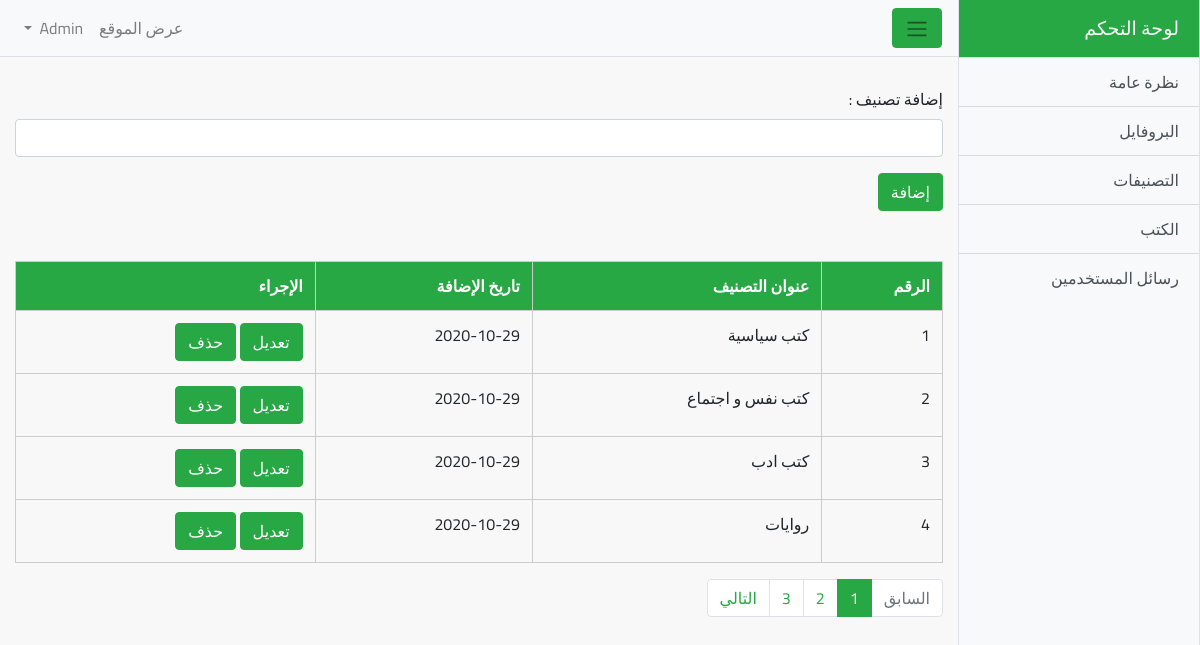
The page /dashboard/categories.php (signed in) on the database its author committed.
### tables this page shows
CREATE TABLE `categories` (
  `id` int(11) NOT NULL,
  `categoryName` varchar(255) NOT NULL,
  `categoryDate` date NOT NULL DEFAULT current_timestamp()
);

### dashboard/categories.php (the view, shortened to what this page needs)
<?php
  include 'include/header.php';
  if(!isset($_SESSION['adminInfo'])) {
    header('Location:index.php');
    exit();
  } else {
    ?>
    <div class="container-fluid">
      <div class="categories">
        <div class="add-cat">
          <form action="<?php echo $_SERVER['PHP_SELF']; ?>" method="POST">
            <div class="form-group">
              <label for="cat">إضافة تصنيف :</label>
              <input type="text" id="cat" class="form-control" name="category">
            </div>
            <button class="btn btn-success">إضافة</button>
          </form>
        </div>
        <div class="show-cat">
          <table class="table">
            <thead class="thead-dark">
              <tr>
                <th scope="col">الرقم</th>
                <th scope="col">عنوان التصنيف</th>
                <th scope="col">تاريخ الإضافة</th>
                <th scope="col">الإجراء</th>
              </tr>
            </thead>
            <tbody>
              <?php
                if(isset($_GET['page'])) {
                  $page = $_GET['page'];
                } else {
                  $page = 1;
                }
                $limit = 4;
                $start = ($page - 1) * $limit;
                $query = "SELECT * FROM categories ORDER BY id DESC LIMIT $start, $limit";
                $res = mysqli_query($con, $query);
                $virtualID = ($page - 1) * $limit;
                while($row = mysqli_fetch_assoc($res)) {
                  $virtualID++;
                  ?>
                  <tr>
                    <td><?php echo $virtualID; ?></td>
                    <td><?php echo $row['categoryName']; ?></td>
                    <td><?php echo $row['categoryDate']; ?></td>
                    <td>
                      <a href="edit-cat.php?id=<?php echo $row['id']; ?>" class="btn btn-success">تعديل</a>
                      <a href="?id=<?php echo $row['id']; ?>" class="btn btn-success confirm">حذف</a>
                    </td>
                  </tr>
                  <?php
                }
              ?>
            </tbody>
          </table>
          <?php
            $query = "SELECT * FROM categories";
            $result = mysqli_query($con, $query);
            $total_cat = mysqli_num_rows($result);
            $total_pages = ceil($total_cat / $limit);
          ?>
          <nav aria-label="Page navigation example">
            <ul class="pagination">
              <li class="page-item <?php if(($page - 1) === 0) {
                echo 'disabled';
              } ?>">
                <a class="page-link" href="categories.php?page=<?php if(($page - 1) > 0) {
                  echo $page - 1;
                } else {
                  echo 1;
                } ?>">السابق</a>
              </li>
              <?php
                for($i = 1; $i <= $total_pages; $i++) {
                  ?>
                  <li class="page-item <?php if($page == $i) {
                    echo 'active';
                  } ?>"><a class="page-link" href="categories.php?page=<?php echo $i; ?>"><?php echo $i; ?></a></li>
                  <?php
                }
              ?>
              <li class="page-item  <?php if(($page + 1) == ($total_pages + 1)) {
                echo 'disabled';
              } ?>"><a class="page-link" href="categories.php?page=<?php
                  if(($page + 1) < $total_pages) {
                    echo $page + 1;
                  } elseif(($page + 1) >= $total_pages) {
                    echo $total_pages;
                  }
                ?>">التالي</a></li>
            </ul>
          </nav>
        </div>
      </div>
    </div>
    </div>
    <?php
    include 'include/footer.php';
  }
?>

### dashboard/css/custom.css (style rules this page uses)
:root { --light-green: #28a745; }
body { overflow-x: hidden; direction: rtl; font-family: "Cairo", sans-serif; }
.categories { margin-top: 30px; margin-bottom: 30px; }
.show-cat { margin-top: 50px; }
.table .thead-dark th { color: #fff; background-color: var(--light-green); border: 1px solid #ccc; }
.table td, .table tr { border: 1px solid #cccccc; }
a.page-link, a.page-link:hover { color: var(--light-green); }
li.page-item.disabled { cursor: not-allowed; }
li.page-item.active .page-link { background-color: var(--light-green); border-color: var(--light-green); }

### rows shown on the page
categories: categoryName "كتب سياسية", categoryDate "2020-10-29"
categories: categoryName "كتب نفس و اجتماع", categoryDate "2020-10-29"
categories: categoryName "كتب ادب", categoryDate "2020-10-29"
categories: categoryName "روايات", categoryDate "2020-10-29"
